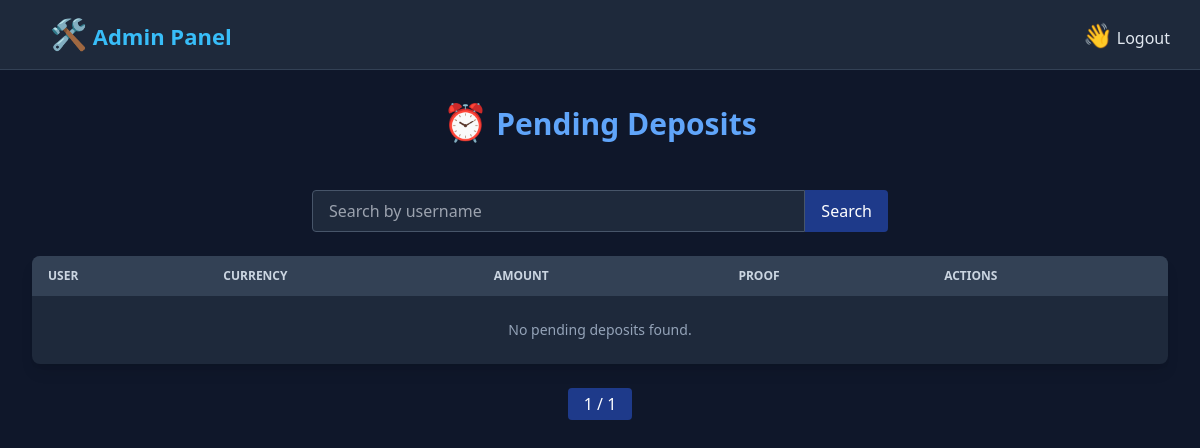
The page /ad/deposits/ on the database as committed earlier.
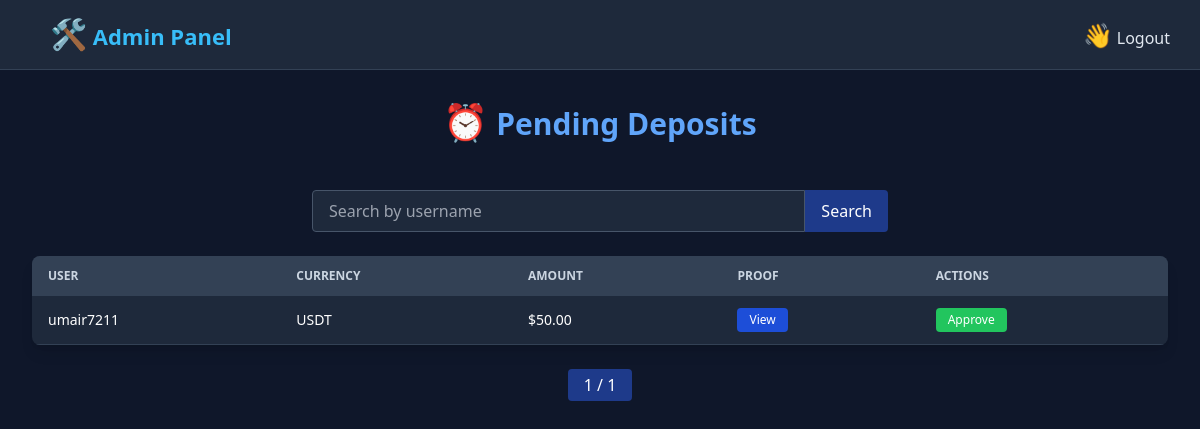
The same page on the database as committed later.
### powerdigital_app/models.py (models this page shows, shortened)
class Deposit(models.Model):
    user = models.ForeignKey(User, on_delete=models.CASCADE, related_name='deposits')
    currency = models.CharField(max_length=10, choices=[
        ('USDT', 'USDT'),
        ('BTC', 'BTC'),
        ('ETH', 'ETH'),
        ('TRX', 'TRX'),
        ('ETC', 'ETC'),
        ('BNB', 'BNB'),
        ('DOGE', 'DOGE'),
        ('DOT', 'DOT'),
        ('APT', 'APT'),
        ('TON', 'TON'),
        ('ICP', 'ICP'),
        ('SHIB', 'SHIB'),
        ('ITC', 'ITC'),
        ('HT', 'HT'),
    ])
    amount = models.DecimalField(max_digits=20, decimal_places=2)
    payment_proof = models.ImageField(upload_to='deposits/')
    is_approved = models.BooleanField(default=False)
    created_at = models.DateTimeField(auto_now_add=True)

### powerdigital_app/views.py (the view)
# urls.py: path('ad/deposits/', views.admin_deposit_list, name='admin_deposits'),
def admin_deposit_list(request):
    query = request.GET.get('q', '')
    deposits = Deposit.objects.filter(is_approved=False).order_by('-created_at')
    if query:
        deposits = deposits.filter(Q(user__username__icontains=query))
    paginator = Paginator(deposits, 10)  # Show 10 per page
    page_number = request.GET.get('page')
    page_obj = paginator.get_page(page_number)
    return render(request, 'admins/deposit_review.html', {
        'page_obj': page_obj,
        'query': query
    })

### powerdigital_app/templates/admins/deposit_review.html (shortened to what this page needs)
{% extends 'admins/admin_base.html' %}
{% block content %}
{% load static %}
<!DOCTYPE html>
<html lang="en">
<head>
  <script src="https://cdn.tailwindcss.com"></script>
</head>
<body class="bg-slate-900 text-white font-sans">
  <div class="max-w-7xl mx-auto p-4 sm:p-6 lg:p-8">
    <h2 class="text-2xl sm:text-3xl font-bold text-blue-400 text-center mb-6">
     <span class="text-4xl">⏰</span> Pending Deposits
    </h2>
    <br>
    <form method="get" class="max-w-xl mx-auto mb-6 flex">
      <input
        type="text"
        name="q"
        placeholder="Search by username"
        value="{{ query }}"
        class="flex-1 px-4 py-2 rounded-l bg-slate-800 text-white border border-slate-600 focus:outline-none"
      >
      <button class="bg-blue-900 hover:bg-blue-700 text-white px-4 rounded-r" type="submit">
        Search
      </button>
    </form>
    <div class="overflow-x-auto rounded-lg shadow-lg bg-slate-800">
      <table class="min-w-full text-sm">
        <thead class="bg-slate-700 text-slate-300 uppercase text-xs">
          <tr>
            <th class="px-4 py-3 text-left">User</th>
            <th class="px-4 py-3 text-left">Currency</th>
            <th class="px-4 py-3 text-left">Amount</th>
            <th class="px-4 py-3 text-left">Proof</th>
            <th class="px-4 py-3 text-left">Actions</th>
          </tr>
        </thead>
        <tbody>
          {% for deposit in page_obj %}
          <tr class="border-b border-slate-700 hover:bg-slate-700/50">
            <td class="px-4 py-3">{{ deposit.user.username }}</td>
            <td class="px-4 py-3">{{ deposit.currency }}</td>
            <td class="px-4 py-3">${{ deposit.amount }}</td>
            <td class="px-4 py-3">
              <a href="{{ deposit.payment_proof.url }}" target="_blank"
                 class="inline-block px-3 py-1 bg-blue-700 text-white rounded hover:bg-blue-800 text-xs font-medium">
                View
              </a>
            </td>
            <td class="px-4 py-3">
              <a href="{% url 'approve_deposit' deposit.id %}"
                 class="inline-block px-3 py-1 bg-green-500 text-white rounded hover:bg-green-600 text-xs font-medium">
                Approve
              </a>
            </td>
          </tr>
          {% empty %}
          <tr>
            <td colspan="5" class="text-center text-slate-400 py-6">
              No pending deposits found.
            </td>
          </tr>
          {% endfor %}
        </tbody>
      </table>
    </div>
    <div class="flex justify-center mt-6 space-x-2">
      <span class="px-4 py-1 bg-blue-900 text-white rounded">{{ page_obj.number }} / {{ page_obj.paginator.num_pages }}</span>
    </div>
  </div>
</body>
</html>
{% endblock %}

Rows that differ between the two databases and show on the page:
added Deposit: user.username "umair7211", currency "USDT", amount "50.00"
Other text that changed with them:
text no longer shown: "No pending deposits found."
